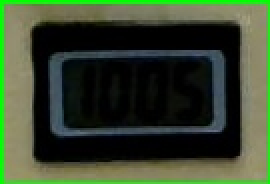
#> input picture B1andB2/as/roi2.jpg, 135 x 92 px (shown 2 times larger)
$ python as_svn_sgmt_disp.py
#> lines starting #> are read from the running program, lines starting #| are printed output that depends on the picture; after the words box and inside, x2 and y2 are one past the last pixel; in counts of white or black regions, pixels touching at a corner belong together
# import the necessary packages
from imutils.perspective import four_point_transform
from imutils import contours
import imutils
import cv2

# define the dictionary of digit segments so we can identify
# each digit on the thermostat
DIGITS_LOOKUP = {
	(1, 1, 1, 0, 1, 1, 1): 0,
	(0, 0, 1, 0, 0, 1, 0): 1,
	(1, 0, 1, 1, 1, 1, 0): 2,
	(1, 0, 1, 1, 0, 1, 1): 3,
	(0, 1, 1, 1, 0, 1, 0): 4,
	(1, 1, 0, 1, 0, 1, 1): 5,
	(1, 1, 0, 1, 1, 1, 1): 6,
	(1, 0, 1, 0, 0, 1, 0): 7,
	(1, 1, 1, 1, 1, 1, 1): 8,
	(1, 1, 1, 1, 0, 1, 1): 9
}


# load the example image
#image = cv2.imread('example.jpg')
#image = cv2.imread("example.jpg", 1)

image = cv2.imread("roi2.jpg", 1)
#> image is the input picture: shape (92, 135, 3); mean B, G, R 45.9, 70.4, 56

# pre-process the image by resizing it, converting it to
# graycale, blurring it, and computing an edge map
image = imutils.resize(image, height=500)
#> image: shape (500, 733, 3)
gray = cv2.cvtColor(image, cv2.COLOR_BGR2GRAY)
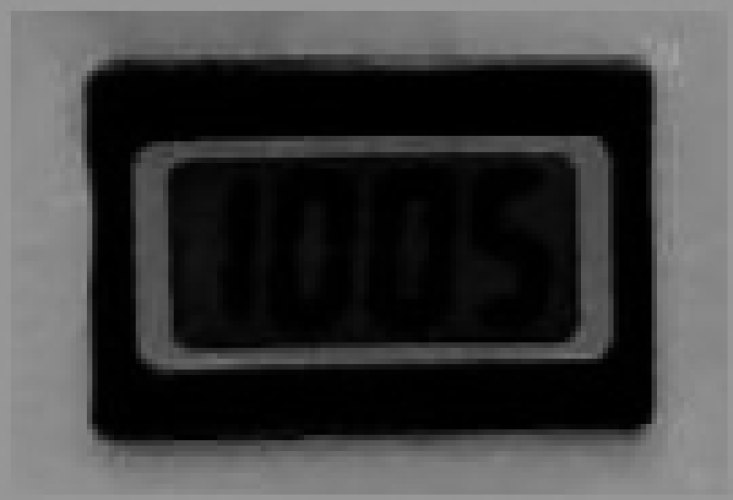
#> gray: shape (500, 733); min 0, max 161, mean 63.3
blurred = cv2.GaussianBlur(gray, (5, 5), 0)
edged = cv2.Canny(blurred, 50, 200, 255)
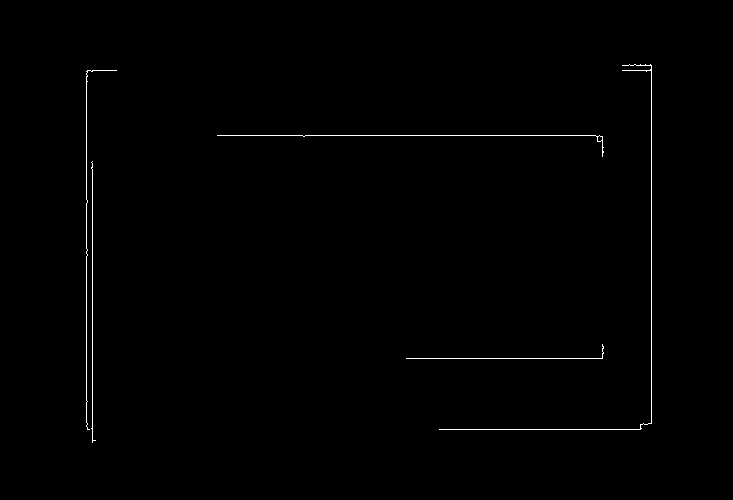
#> edged: shape (500, 733); 0.53% white in thin lines or dots, all inside (x1, y1, x2, y2) = (86, 64, 652, 443)


# find contours in the edge map, then sort them by their
# size in descending order
cnts = cv2.findContours(edged.copy(), cv2.RETR_EXTERNAL,
	cv2.CHAIN_APPROX_SIMPLE)
#> cnts = 5 contours, 4 with area under 20; largest, box (x1, y1, x2, y2) and area: (217, 135, 604, 157) 28
cnts = imutils.grab_contours(cnts)
cnts = sorted(cnts, key=cv2.contourArea, reverse=True)
displayCnt = None

# loop over the contours
for c in cnts:
	# approximate the contour
	peri = cv2.arcLength(c, True)
	approx = cv2.approxPolyDP(c, 0.02 * peri, True)

	# if the contour has four vertices, then we have found
	# the thermostat display
	if len(approx) == 4:
		displayCnt = approx
		break
#> this loop made 1 pass
#> (peri, displayCnt) on pass 1: (815.2, [[217, 135], [595, 135], [603, 152], [599, 135]])

# extract the thermostat display, apply a perspective transform
# to it
warped = four_point_transform(gray, displayCnt.reshape(4, 2))
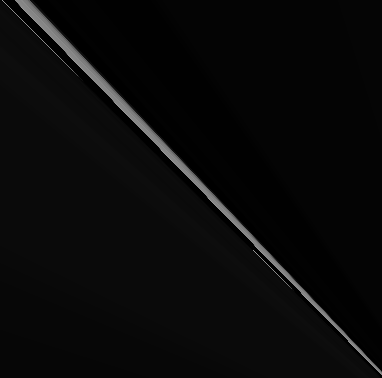
#> warped: shape (378, 382); min 0, max 150, mean 9.4
output = four_point_transform(image, displayCnt.reshape(4, 2))

# threshold the warped image, then apply a series of morphological
# operations to cleanup the thresholded image
thresh = cv2.threshold(warped, 0, 255,
	cv2.THRESH_BINARY_INV | cv2.THRESH_OTSU)[1]
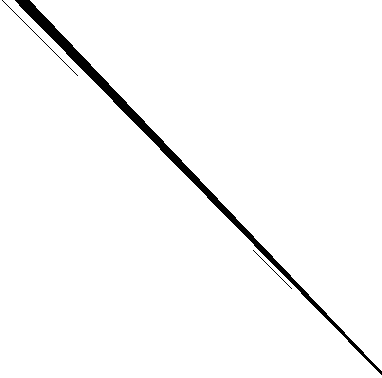
#> thresh: shape (378, 382); 97.5% white; 3 black regions, box (x1, y1, x2, y2) and area: (15, 0, 382, 375) 3529, (2, 0, 78, 76) 76, (253, 250, 292, 289) 39
kernel = cv2.getStructuringElement(cv2.MORPH_ELLIPSE, (1, 5))
thresh = cv2.morphologyEx(thresh, cv2.MORPH_OPEN, kernel)
#> thresh: shape (378, 382); 97.5% white; 3 black regions

# find contours in the thresholded image, then initialize the
# digit contours lists
cnts = cv2.findContours(thresh.copy(), cv2.RETR_EXTERNAL,
	cv2.CHAIN_APPROX_SIMPLE)
#> cnts = 2 contours; box (x1, y1, x2, y2) and area: (0, 0, 382, 378) 74698, (32, 0, 382, 371) 65038
cnts = imutils.grab_contours(cnts)
digitCnts = []

# loop over the digit area candidates
for c in cnts:
	# compute the bounding box of the contour
	(x, y, w, h) = cv2.boundingRect(c)

	# if the contour is sufficiently large, it must be a digit
	if w >= 15 and (h >= 30 and h <= 40):
		digitCnts.append(c)
#> this loop made 2 passes
#> (x, y, w, h) on passes 1 to 2: (32, 0, 350, 371), (0, 0, 382, 378)
#> after the loop, digitCnts = []


# sort the contours from left-to-right, then initialize the
# actual digits themselves
#> (the run stopped early here; a loop or call above may not have finished)
